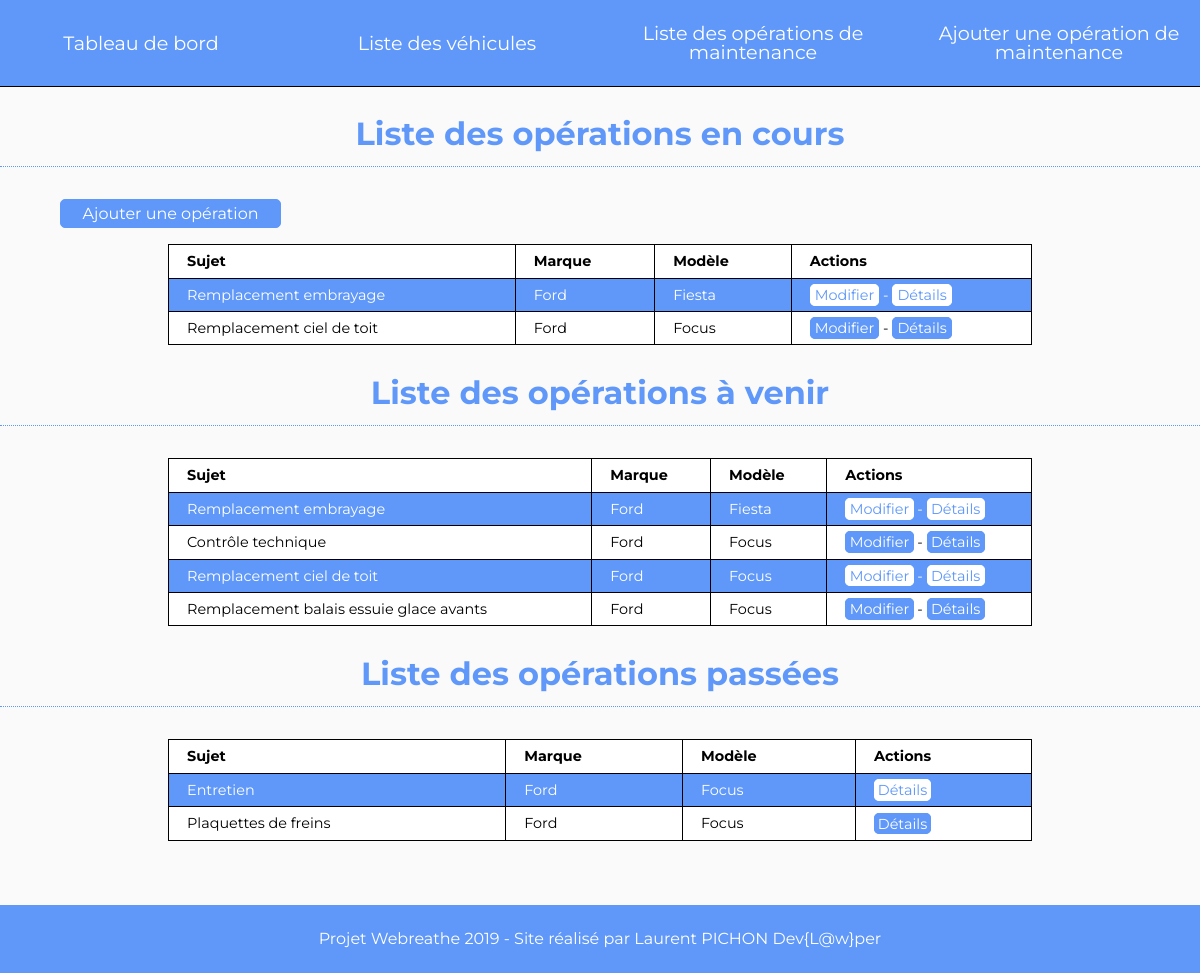
Screenshot of /liste-operations.php (signed in) with the database file from the repository.
### tables this page shows
CREATE TABLE IF NOT EXISTS `gm_maintenance` (
  `id` int(11) NOT NULL AUTO_INCREMENT,
  `date_debut` date NOT NULL,
  `date_fin` date DEFAULT NULL,
  `sujet` varchar(250) NOT NULL,
  `description` text NOT NULL,
  `vehicule_id` int(11) NOT NULL,
  PRIMARY KEY (`id`),
  KEY `vehicule-id` (`vehicule_id`)
);

CREATE TABLE IF NOT EXISTS `gm_vehicules` (
  `id` int(11) NOT NULL AUTO_INCREMENT,
  `type` varchar(150) NOT NULL,
  `marque` varchar(50) NOT NULL,
  `modele` varchar(50) NOT NULL,
  `date_achat` date NOT NULL,
  `probleme` varchar(250) DEFAULT NULL,
  PRIMARY KEY (`id`)
);

### src/liste-operations.php (called while the page is built, shortened)
<?php
$bdd=connectBdd();
$query=$bdd->prepare(
    'SELECT gm_maintenance.id,date_debut,date_fin,sujet,marque,modele
    FROM gm_maintenance
    INNER JOIN gm_vehicules
    ON gm_maintenance.vehicule_id=gm_vehicules.id
    WHERE date_fin>=NOW() && date_debut<=NOW()');
$query->execute();
$operations=$query->fetchAll();
$query=$bdd->prepare(
    'SELECT gm_maintenance.id,date_fin,sujet,marque,modele
    FROM gm_maintenance
    INNER JOIN gm_vehicules
    ON gm_maintenance.vehicule_id=gm_vehicules.id
    WHERE date_fin<NOW()');
$query->execute();
$historiques=$query->fetchAll();
$query=$bdd->prepare(
    'SELECT gm_maintenance.id,date_fin,sujet,marque,modele
    FROM gm_maintenance
    INNER JOIN gm_vehicules
    ON gm_maintenance.vehicule_id=gm_vehicules.id
    WHERE date_fin>NOW()');
$query->execute();
$prevus=$query->fetchAll();
include 'layout.phtml';

### src/templates/liste-operations.phtml (the view, shortened to what this page needs)
<h1>Liste des opérations en cours</h1>
<section class="container">
    <a class="btn ib" href="ajout-operation.php">Ajouter une opération</a>
    <?php if(empty($operations)): ?>
    <p>Pas d'opérations en cours</p>
    <?php else:?>
    <table class="table tableList">
        <thead>
            <tr>
                <th>Sujet</th>
                <th>Marque</th>
                <th>Modèle</th>
                <th>Actions</th>
            </tr>
        </thead>
        <tbody>
            <?php foreach($operations as $operation):?>
            <tr class="<?= $operation['id'] ?>">
                <td><?= $operation['sujet'] ?></td>
                <td><?= $operation['marque'] ?></td>
                <td><?= $operation['modele'] ?></td>
                <td>
                    <a class="btn" href="modif-operation.php?id=<?=$operation['id'] ?>">Modifier</a> -
                    <a class="btn" href="detail-operation.php?id=<?=$operation['id'] ?>">Détails</a>
                </td>
            </tr>
            <?php endforeach; ?>
        </tbody>
    </table>
    <?php endif;?>
</section>
<h1>Liste des opérations à venir</h1>
<section class="container">
    <?php if(empty($prevus)): ?>
    <p>Pas d'opérations prévues</p>
    <?php else:?>
    <table class="table tableList">
        <thead>
            <tr>
                <th>Sujet</th>
                <th>Marque</th>
                <th>Modèle</th>
                <th>Actions</th>
            </tr>
        </thead>
        <tbody>
            <?php foreach($prevus as $prevu):?>
            <tr class="<?= $prevu['id'] ?>">
                <td><?= $prevu['sujet'] ?></td>
                <td><?= $prevu['marque'] ?></td>
                <td><?= $prevu['modele'] ?></td>
                <td>
                    <a class="btn" href="modif-operation.php?id=<?=$prevu['id'] ?>">Modifier</a> -
                    <a class="btn" href="detail-operation.php?id=<?=$prevu['id'] ?>">Détails</a>
                </td>
            </tr>
            <?php endforeach; ?>
        </tbody>
    </table>
    <?php endif; ?>
</section>
<h1>Liste des opérations passées</h1>
<section class="container">
    <?php if(empty($historiques)): ?>
    <p>Pas d'opérations passées</p>
    <?php else:?>
    <table class="table tableList">
        <thead>
            <tr>
                <th>Sujet</th>
                <th>Marque</th>
                <th>Modèle</th>
                <th>Actions</th>
            </tr>
        </thead>
        <tbody>
            <?php foreach($historiques as $historique):?>
            <tr class="<?= $historique['id'] ?>">
                <td><?= $historique['sujet'] ?></td>
                <td><?= $historique['marque'] ?></td>
                <td><?= $historique['modele'] ?></td>
                <td>
                    <a class="btn" href="detail-operation.php?id=<?=$historique['id'] ?>">Détails</a>
                </td>
            </tr>
            <?php endforeach; ?>
        </tbody>
    </table>
    <?php endif; ?>
</section>

### src/css/style.css (style rules this page uses)
html, body, div, span, applet, object, iframe, h1, h2, h3, h4, h5, h6, p, blockquote, pre, a, abbr, acronym, address, big, cite, code, del, dfn, em, img, ins, kbd, q, s, samp, small, strike, strong, sub, sup, tt, var, b, u, i, center, dl, dt, dd, ol, ul, li, fieldset, form, label, legend, table, caption, tbody, tfoot, thead, tr, th, td, article, aside, canvas, details, embed, figure, figcaption, footer, header, hgroup, menu, nav, output, ruby, section, summary, time, mark, audio, video { margin: 0; padding: 0; border: 0; vertical-align: baseline; }
article, aside, details, figcaption, figure, footer, header, hgroup, menu, nav, section { display: block; }
body { line-height: 1; }
table { border-collapse: collapse; border-spacing: 0; }
* { box-sizing: border-box; }
body { font-family: 'Montserrat', sans-serif; font-size: 1rem; margin: 0; background-color: #FAFAFA; }
h1 { text-align: center; color: #5F98F9; border-bottom: 1px dotted #5F98F9; margin-bottom: 2rem; padding-bottom: 1rem; }
.container { width: 90%; margin-left: auto; margin-right: auto; }
a { text-decoration: none; }
.btn { cursor: pointer; text-align: center; padding: 0.5% 2%; border-radius: 5px; color: #FFF; border: 1px solid #5F98F9; background: #5F98F9; transition: all 0.3s; }
.ib { display: inline-block; margin-bottom: 1rem; }
section { margin-bottom: 2rem; }
table.table { width: 80%; background-color: #FFF; border-collapse: collapse; font-size: 0.9em; text-align: left; margin-bottom: 2rem; }
table.tableList { margin: 0 auto 2rem auto; }
table tbody tr:nth-child(odd) { background-color: #5F98F9; color: #FFF; }
table tbody tr:nth-child(odd) .btn { cursor: pointer; text-align: center; padding: 0.5% 2%; border-radius: 5px; color: #5F98F9; border: 1px solid #FFF; background: #FFF; transition: all 0.3s; }
th, td { padding: 9px 18px; border: 1px solid #000; }

### rows the page displays
gm_maintenance: sujet "Remplacement embrayage", vehicule.marque "Ford", vehicule.modele "Fiesta"
gm_maintenance: sujet "Remplacement ciel de toit", vehicule.marque "Ford", vehicule.modele "Focus"
gm_maintenance: sujet "Contrôle technique", vehicule.marque "Ford", vehicule.modele "Focus"
gm_maintenance: sujet "Remplacement balais essuie glace avants", vehicule.marque "Ford", vehicule.modele "Focus"
gm_maintenance: sujet "Entretien", vehicule.marque "Ford", vehicule.modele "Focus"
gm_maintenance: sujet "Plaquettes de freins", vehicule.marque "Ford", vehicule.modele "Focus"
